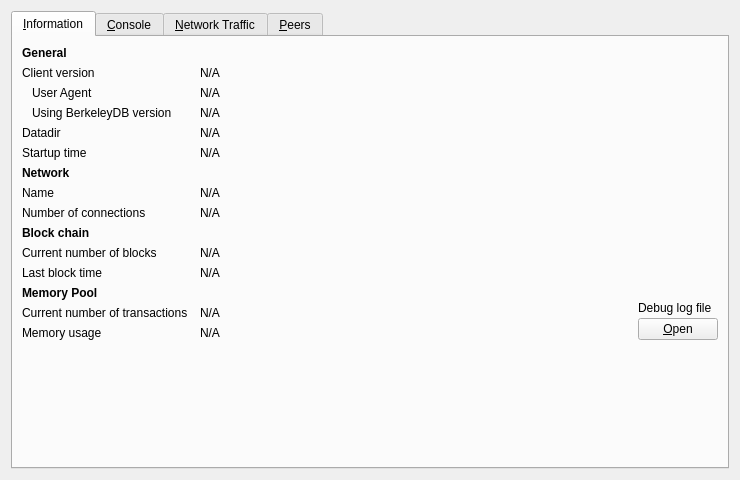
<?xml version="1.0" encoding="UTF-8"?>
<ui version="4.0">
 <class>RPCConsole</class>
 <widget class="QWidget" name="RPCConsole">
  <property name="geometry">
   <rect>
    <x>0</x>
    <y>0</y>
    <width>740</width>
    <height>430</height>
   </rect>
  </property>
  <property name="windowTitle">
   <string>Debug window</string>
  </property>
  <layout class="QVBoxLayout" name="verticalLayout_2">
   <item>
    <widget class="QTabWidget" name="tabWidget">
     <property name="currentIndex">
      <number>0</number>
     </property>
     <widget class="QWidget" name="tab_info">
      <attribute name="title">
       <string>&amp;Information</string>
      </attribute>
      <layout class="QGridLayout" name="gridLayout" columnstretch="0,1,0">
       <property name="horizontalSpacing">
        <number>12</number>
       </property>
       <item row="0" column="0">
        <widget class="QLabel" name="label_9">
         <property name="font">
          <font>
           <weight>75</weight>
           <bold>true</bold>
          </font>
         </property>
         <property name="text">
          <string>General</string>
         </property>
        </widget>
       </item>
       <item row="1" column="0">
        <widget class="QLabel" name="label_6">
         <property name="text">
          <string>Client version</string>
         </property>
        </widget>
       </item>
       <item row="1" column="1" colspan="2">
        <widget class="QLabel" name="clientVersion">
         <property name="cursor">
          <cursorShape>IBeamCursor</cursorShape>
         </property>
         <property name="text">
          <string>N/A</string>
         </property>
         <property name="textFormat">
          <enum>Qt::PlainText</enum>
         </property>
         <property name="textInteractionFlags">
          <set>Qt::LinksAccessibleByMouse|Qt::TextSelectableByKeyboard|Qt::TextSelectableByMouse</set>
         </property>
        </widget>
       </item>
       <item row="2" column="0">
        <widget class="QLabel" name="labelClientUserAgent">
         <property name="text">
          <string>User Agent</string>
         </property>
         <property name="indent">
          <number>10</number>
         </property>
        </widget>
       </item>
       <item row="2" column="1" colspan="2">
        <widget class="QLabel" name="clientUserAgent">
         <property name="cursor">
          <cursorShape>IBeamCursor</cursorShape>
         </property>
         <property name="text">
          <string>N/A</string>
         </property>
         <property name="textFormat">
          <enum>Qt::PlainText</enum>
         </property>
         <property name="textInteractionFlags">
          <set>Qt::LinksAccessibleByMouse|Qt::TextSelectableByKeyboard|Qt::TextSelectableByMouse</set>
         </property>
        </widget>
       </item>
       <item row="3" column="0">
        <widget class="QLabel" name="label_berkeleyDBVersion">
         <property name="text">
          <string>Using BerkeleyDB version</string>
         </property>
         <property name="indent">
          <number>10</number>
         </property>
        </widget>
       </item>
       <item row="3" column="1" colspan="2">
        <widget class="QLabel" name="berkeleyDBVersion">
         <property name="cursor">
          <cursorShape>IBeamCursor</cursorShape>
         </property>
         <property name="text">
          <string>N/A</string>
         </property>
         <property name="textFormat">
          <enum>Qt::PlainText</enum>
         </property>
         <property name="textInteractionFlags">
          <set>Qt::LinksAccessibleByMouse|Qt::TextSelectableByKeyboard|Qt::TextSelectableByMouse</set>
         </property>
        </widget>
       </item>
       <item row="4" column="0">
        <widget class="QLabel" name="label_12">
         <property name="text">
          <string>Datadir</string>
         </property>
        </widget>
       </item>
       <item row="4" column="1" colspan="2">
        <widget class="QLabel" name="dataDir">
         <property name="cursor">
          <cursorShape>IBeamCursor</cursorShape>
         </property>
         <property name="text">
          <string>N/A</string>
         </property>
         <property name="textFormat">
          <enum>Qt::PlainText</enum>
         </property>
         <property name="wordWrap">
          <bool>true</bool>
         </property>
         <property name="textInteractionFlags">
          <set>Qt::LinksAccessibleByMouse|Qt::TextSelectableByKeyboard|Qt::TextSelectableByMouse</set>
         </property>
        </widget>
       </item>
       <item row="5" column="0">
        <widget class="QLabel" name="label_13">
         <property name="text">
          <string>Startup time</string>
         </property>
        </widget>
       </item>
       <item row="5" column="1" colspan="2">
        <widget class="QLabel" name="startupTime">
         <property name="cursor">
          <cursorShape>IBeamCursor</cursorShape>
         </property>
         <property name="text">
          <string>N/A</string>
         </property>
         <property name="textFormat">
          <enum>Qt::PlainText</enum>
         </property>
         <property name="textInteractionFlags">
          <set>Qt::LinksAccessibleByMouse|Qt::TextSelectableByKeyboard|Qt::TextSelectableByMouse</set>
         </property>
        </widget>
       </item>
       <item row="6" column="0">
           <widget class="QLabel" name="labelNetwork">
               <property name="font">
                   <font>
                       <weight>75</weight>
                       <bold>true</bold>
                   </font>
               </property>
               <property name="text">
                   <string>Network</string>
               </property>
           </widget>
       </item>
       <item row="7" column="0">
        <widget class="QLabel" name="label_8">
         <property name="text">
          <string>Name</string>
         </property>
        </widget>
       </item>
       <item row="7" column="1" colspan="2">
        <widget class="QLabel" name="networkName">
         <property name="cursor">
          <cursorShape>IBeamCursor</cursorShape>
         </property>
         <property name="text">
          <string>N/A</string>
         </property>
         <property name="textFormat">
          <enum>Qt::PlainText</enum>
         </property>
         <property name="textInteractionFlags">
          <set>Qt::LinksAccessibleByMouse|Qt::TextSelectableByKeyboard|Qt::TextSelectableByMouse</set>
         </property>
        </widget>
       </item>
       <item row="8" column="0">
        <widget class="QLabel" name="label_7">
         <property name="text">
          <string>Number of connections</string>
         </property>
        </widget>
       </item>
       <item row="8" column="1" colspan="2">
        <widget class="QLabel" name="numberOfConnections">
         <property name="cursor">
          <cursorShape>IBeamCursor</cursorShape>
         </property>
         <property name="text">
          <string>N/A</string>
         </property>
         <property name="textFormat">
          <enum>Qt::PlainText</enum>
         </property>
         <property name="textInteractionFlags">
          <set>Qt::LinksAccessibleByMouse|Qt::TextSelectableByKeyboard|Qt::TextSelectableByMouse</set>
         </property>
        </widget>
       </item>
       <item row="9" column="0">
        <widget class="QLabel" name="label_10">
         <property name="font">
          <font>
           <weight>75</weight>
           <bold>true</bold>
          </font>
         </property>
         <property name="text">
          <string>Block chain</string>
         </property>
        </widget>
       </item>
       <item row="10" column="0">
        <widget class="QLabel" name="label_3">
         <property name="text">
          <string>Current number of blocks</string>
         </property>
        </widget>
       </item>
       <item row="10" column="1" colspan="2">
        <widget class="QLabel" name="numberOfBlocks">
         <property name="cursor">
          <cursorShape>IBeamCursor</cursorShape>
         </property>
         <property name="text">
          <string>N/A</string>
         </property>
         <property name="textFormat">
          <enum>Qt::PlainText</enum>
         </property>
         <property name="textInteractionFlags">
          <set>Qt::LinksAccessibleByMouse|Qt::TextSelectableByKeyboard|Qt::TextSelectableByMouse</set>
         </property>
        </widget>
       </item>
       <item row="11" column="0">
        <widget class="QLabel" name="labelLastBlockTime">
         <property name="text">
          <string>Last block time</string>
         </property>
        </widget>
       </item>
       <item row="11" column="1" colspan="2">
        <widget class="QLabel" name="lastBlockTime">
         <property name="cursor">
          <cursorShape>IBeamCursor</cursorShape>
         </property>
         <property name="text">
          <string>N/A</string>
         </property>
         <property name="textFormat">
          <enum>Qt::PlainText</enum>
         </property>
         <property name="textInteractionFlags">
          <set>Qt::LinksAccessibleByMouse|Qt::TextSelectableByKeyboard|Qt::TextSelectableByMouse</set>
         </property>
        </widget>
       </item>
       <item row="12" column="0">
        <widget class="QLabel" name="labelMempoolTitle">
         <property name="font">
          <font>
           <weight>75</weight>
           <bold>true</bold>
          </font>
         </property>
         <property name="text">
          <string>Memory Pool</string>
         </property>
        </widget>
       </item>
       <item row="13" column="0">
        <widget class="QLabel" name="labelNumberOfTransactions">
         <property name="text">
          <string>Current number of transactions</string>
         </property>
        </widget>
       </item>
       <item row="13" column="1">
        <widget class="QLabel" name="mempoolNumberTxs">
         <property name="cursor">
          <cursorShape>IBeamCursor</cursorShape>
         </property>
         <property name="text">
          <string>N/A</string>
         </property>
         <property name="textFormat">
          <enum>Qt::PlainText</enum>
         </property>
         <property name="textInteractionFlags">
          <set>Qt::LinksAccessibleByMouse|Qt::TextSelectableByKeyboard|Qt::TextSelectableByMouse</set>
         </property>
        </widget>
       </item>
       <item row="14" column="0">
        <widget class="QLabel" name="labelMemoryUsage">
         <property name="text">
          <string>Memory usage</string>
         </property>
        </widget>
       </item>
       <item row="14" column="1">
        <widget class="QLabel" name="mempoolSize">
         <property name="cursor">
          <cursorShape>IBeamCursor</cursorShape>
         </property>
         <property name="text">
          <string>N/A</string>
         </property>
         <property name="textFormat">
          <enum>Qt::PlainText</enum>
         </property>
         <property name="textInteractionFlags">
          <set>Qt::LinksAccessibleByMouse|Qt::TextSelectableByKeyboard|Qt::TextSelectableByMouse</set>
         </property>
        </widget>
       </item>
       <item row="12" column="2" rowspan="3">
        <layout class="QVBoxLayout" name="verticalLayoutDebugButton">
         <property name="spacing">
          <number>3</number>
         </property>
         <item>
          <spacer name="verticalSpacer_2">
           <property name="orientation">
            <enum>Qt::Vertical</enum>
           </property>
           <property name="sizeHint" stdset="0">
            <size>
             <width>10</width>
             <height>5</height>
            </size>
           </property>
          </spacer>
         </item>
         <item>
          <widget class="QLabel" name="labelDebugLogfile">
           <property name="text">
            <string>Debug log file</string>
           </property>
          </widget>
         </item>
         <item>
          <widget class="QPushButton" name="openDebugLogfileButton">
           <property name="toolTip">
            <string>Open the %1 debug log file from the current data directory. This can take a few seconds for large log files.</string>
           </property>
           <property name="text">
            <string>&amp;Open</string>
           </property>
           <property name="autoDefault">
            <bool>false</bool>
           </property>
          </widget>
         </item>
        </layout>
       </item>
       <item row="15" column="0">
        <spacer name="verticalSpacer">
         <property name="orientation">
          <enum>Qt::Vertical</enum>
         </property>
         <property name="sizeHint" stdset="0">
          <size>
           <width>20</width>
           <height>40</height>
          </size>
         </property>
        </spacer>
       </item>
      </layout>
     </widget>
     <widget class="QWidget" name="tab_console">
      <attribute name="title">
       <string>&amp;Console</string>
      </attribute>
      <layout class="QVBoxLayout" name="verticalLayout_3">
       <property name="spacing">
        <number>3</number>
       </property>
       <property name="bottomMargin">
        <number>5</number>
       </property>
       <item>
        <layout class="QHBoxLayout" name="horizontalLayout">
         <property name="spacing">
          <number>4</number>
         </property>
         <item>
          <widget class="QLabel" name="WalletSelectorLabel">
           <property name="text">
            <string>Wallet: </string>
           </property>
          </widget>
         </item>
         <item>
          <widget class="QComboBox" name="WalletSelector">
           <item>
            <property name="text">
             <string>(none)</string>
            </property>
           </item>
          </widget>
         </item>
         <item>
          <spacer name="horizontalSpacer">
           <property name="orientation">
            <enum>Qt::Horizontal</enum>
           </property>
           <property name="sizeHint" stdset="0">
            <size>
             <width>40</width>
             <height>20</height>
            </size>
           </property>
          </spacer>
         </item>
         <item>
          <widget class="QPushButton" name="fontSmallerButton">
           <property name="maximumSize">
            <size>
             <width>24</width>
             <height>24</height>
            </size>
           </property>
           <property name="text">
            <string/>
           </property>
           <property name="toolTip">
            <string>Decrease font size</string>
           </property>
           <property name="icon">
            <iconset resource="../igocoin.qrc">
             <normaloff>:/icons/fontsmaller</normaloff>:/icons/fontsmaller</iconset>
           </property>
           <property name="iconSize">
            <size>
             <width>24</width>
             <height>16</height>
            </size>
           </property>
           <property name="autoDefault">
            <bool>false</bool>
           </property>
           <property name="flat">
            <bool>true</bool>
           </property>
          </widget>
         </item>
         <item>
          <widget class="QPushButton" name="fontBiggerButton">
           <property name="maximumSize">
            <size>
             <width>24</width>
             <height>24</height>
            </size>
           </property>
           <property name="toolTip">
            <string>Increase font size</string>
           </property>
           <property name="text">
            <string/>
           </property>
           <property name="icon">
            <iconset resource="../igocoin.qrc">
             <normaloff>:/icons/fontbigger</normaloff>:/icons/fontbigger</iconset>
           </property>
           <property name="iconSize">
            <size>
             <width>24</width>
             <height>16</height>
            </size>
           </property>
           <property name="autoDefault">
            <bool>false</bool>
           </property>
           <property name="flat">
            <bool>true</bool>
           </property>
          </widget>
         </item>
         <item>
          <widget class="QPushButton" name="clearButton">
           <property name="maximumSize">
            <size>
             <width>24</width>
             <height>24</height>
            </size>
           </property>
           <property name="toolTip">
            <string>Clear console</string>
           </property>
           <property name="layoutDirection">
            <enum>Qt::LeftToRight</enum>
           </property>
           <property name="text">
            <string/>
           </property>
           <property name="icon">
            <iconset resource="../igocoin.qrc">
             <normaloff>:/icons/remove</normaloff>:/icons/remove</iconset>
           </property>
           <property name="shortcut">
            <string notr="true">Ctrl+L</string>
           </property>
           <property name="autoDefault">
            <bool>false</bool>
           </property>
           <property name="flat">
            <bool>true</bool>
           </property>
          </widget>
         </item>
        </layout>
       </item>
       <item>
        <widget class="QTextEdit" name="messagesWidget">
         <property name="minimumSize">
          <size>
           <width>0</width>
           <height>100</height>
          </size>
         </property>
         <property name="readOnly">
          <bool>true</bool>
         </property>
         <property name="tabKeyNavigation" stdset="0">
          <bool>false</bool>
         </property>
         <property name="columnCount" stdset="0">
          <number>2</number>
         </property>
        </widget>
       </item>
       <item>
        <layout class="QHBoxLayout" name="horizontalLayoutPrompt">
         <property name="spacing">
          <number>3</number>
         </property>
         <item>
          <widget class="QPushButton" name="promptIcon">
           <property name="enabled">
            <bool>false</bool>
           </property>
           <property name="maximumSize">
            <size>
             <width>16</width>
             <height>24</height>
            </size>
           </property>
           <property name="text">
            <string/>
           </property>
           <property name="icon">
            <iconset resource="../igocoin.qrc">
             <normaloff>:/icons/prompticon</normaloff>
             <disabledoff>:/icons/prompticon</disabledoff>:/icons/prompticon</iconset>
           </property>
           <property name="iconSize">
            <size>
             <width>14</width>
             <height>14</height>
            </size>
           </property>
           <property name="autoDefault">
            <bool>false</bool>
           </property>
           <property name="flat">
            <bool>true</bool>
           </property>
          </widget>
         </item>
         <item>
          <widget class="QLineEdit" name="lineEdit">
           <property name="placeholderText">
            <string/>
           </property>
          </widget>
         </item>
        </layout>
       </item>
      </layout>
     </widget>
     <widget class="QWidget" name="tab_nettraffic">
      <attribute name="title">
       <string>&amp;Network Traffic</string>
      </attribute>
      <layout class="QHBoxLayout" name="horizontalLayout_3">
       <item>
        <layout class="QVBoxLayout" name="verticalLayout_4">
         <item>
          <widget class="TrafficGraphWidget" name="trafficGraph" native="true">
           <property name="sizePolicy">
            <sizepolicy hsizetype="Expanding" vsizetype="Expanding">
             <horstretch>0</horstretch>
             <verstretch>0</verstretch>
            </sizepolicy>
           </property>
          </widget>
         </item>
         <item>
          <layout class="QHBoxLayout" name="horizontalLayout_2">
           <item>
            <widget class="QSlider" name="sldGraphRange">
             <property name="minimum">
              <number>1</number>
             </property>
             <property name="maximum">
              <number>288</number>
             </property>
             <property name="pageStep">
              <number>12</number>
             </property>
             <property name="value">
              <number>6</number>
             </property>
             <property name="orientation">
              <enum>Qt::Horizontal</enum>
             </property>
            </widget>
           </item>
           <item>
            <widget class="QLabel" name="lblGraphRange">
             <property name="minimumSize">
              <size>
               <width>100</width>
               <height>0</height>
              </size>
             </property>
             <property name="alignment">
              <set>Qt::AlignCenter</set>
             </property>
            </widget>
           </item>
           <item>
            <widget class="QPushButton" name="btnClearTrafficGraph">
             <property name="text">
              <string>&amp;Reset</string>
             </property>
             <property name="autoDefault">
              <bool>false</bool>
             </property>
            </widget>
           </item>
          </layout>
         </item>
        </layout>
       </item>
       <item>
        <layout class="QVBoxLayout" name="verticalLayout">
         <item>
          <widget class="QGroupBox" name="groupBox">
           <property name="title">
            <string>Totals</string>
           </property>
           <layout class="QVBoxLayout" name="verticalLayout_5">
            <item>
             <layout class="QHBoxLayout" name="horizontalLayout_4">
              <item>
               <widget class="Line" name="line">
                <property name="sizePolicy">
                 <sizepolicy hsizetype="Fixed" vsizetype="Fixed">
                  <horstretch>0</horstretch>
                  <verstretch>0</verstretch>
                 </sizepolicy>
                </property>
                <property name="minimumSize">
                 <size>
                  <width>10</width>
                  <height>0</height>
                 </size>
                </property>
                <property name="palette">
                 <palette>
                  <active>
                   <colorrole role="Light">
                    <brush brushstyle="SolidPattern">
                     <color alpha="255">
                      <red>0</red>
                      <green>255</green>
                      <blue>0</blue>
                     </color>
                    </brush>
                   </colorrole>
                  </active>
                  <inactive>
                   <colorrole role="Light">
                    <brush brushstyle="SolidPattern">
                     <color alpha="255">
                      <red>0</red>
                      <green>255</green>
                      <blue>0</blue>
                     </color>
                    </brush>
                   </colorrole>
                  </inactive>
                  <disabled>
                   <colorrole role="Light">
                    <brush brushstyle="SolidPattern">
                     <color alpha="255">
                      <red>0</red>
                      <green>255</green>
                      <blue>0</blue>
                     </color>
                    </brush>
                   </colorrole>
                  </disabled>
                 </palette>
                </property>
                <property name="orientation">
                 <enum>Qt::Horizontal</enum>
                </property>
               </widget>
              </item>
              <item>
               <widget class="QLabel" name="label_16">
                <property name="text">
                 <string>Received</string>
                </property>
               </widget>
              </item>
              <item>
               <widget class="QLabel" name="lblBytesIn">
                <property name="minimumSize">
                 <size>
                  <width>50</width>
                  <height>0</height>
                 </size>
                </property>
                <property name="alignment">
                 <set>Qt::AlignRight|Qt::AlignTrailing|Qt::AlignVCenter</set>
                </property>
               </widget>
              </item>
             </layout>
            </item>
            <item>
             <layout class="QHBoxLayout" name="horizontalLayout_5">
              <item>
               <widget class="Line" name="line_2">
                <property name="sizePolicy">
                 <sizepolicy hsizetype="Fixed" vsizetype="Fixed">
                  <horstretch>0</horstretch>
                  <verstretch>0</verstretch>
                 </sizepolicy>
                </property>
                <property name="minimumSize">
                 <size>
                  <width>10</width>
                  <height>0</height>
                 </size>
                </property>
                <property name="palette">
                 <palette>
                  <active>
                   <colorrole role="Light">
                    <brush brushstyle="SolidPattern">
                     <color alpha="255">
                      <red>255</red>
                      <green>0</green>
                      <blue>0</blue>
                     </color>
                    </brush>
                   </colorrole>
                  </active>
                  <inactive>
                   <colorrole role="Light">
                    <brush brushstyle="SolidPattern">
                     <color alpha="255">
                      <red>255</red>
                      <green>0</green>
                      <blue>0</blue>
                     </color>
                    </brush>
                   </colorrole>
                  </inactive>
                  <disabled>
                   <colorrole role="Light">
                    <brush brushstyle="SolidPattern">
                     <color alpha="255">
                      <red>255</red>
                      <green>0</green>
                      <blue>0</blue>
                     </color>
                    </brush>
                   </colorrole>
                  </disabled>
                 </palette>
                </property>
                <property name="orientation">
                 <enum>Qt::Horizontal</enum>
                </property>
               </widget>
              </item>
              <item>
               <widget class="QLabel" name="label_17">
                <property name="text">
                 <string>Sent</string>
                </property>
               </widget>
              </item>
              <item>
               <widget class="QLabel" name="lblBytesOut">
                <property name="minimumSize">
                 <size>
                  <width>50</width>
                  <height>0</height>
                 </size>
                </property>
                <property name="alignment">
                 <set>Qt::AlignRight|Qt::AlignTrailing|Qt::AlignVCenter</set>
                </property>
               </widget>
              </item>
             </layout>
            </item>
            <item>
             <spacer name="verticalSpacer_4">
              <property name="orientation">
               <enum>Qt::Vertical</enum>
              </property>
              <property name="sizeHint" stdset="0">
               <size>
                <width>20</width>
                <height>407</height>
               </size>
              </property>
             </spacer>
            </item>
           </layout>
          </widget>
         </item>
        </layout>
       </item>
      </layout>
     </widget>
     <widget class="QWidget" name="tab_peers">
      <attribute name="title">
       <string>&amp;Peers</string>
      </attribute>
      <layout class="QGridLayout" name="gridLayout_2">
       <item row="0" column="0" rowspan="2">
        <layout class="QVBoxLayout" name="verticalLayout_101">
         <property name="spacing">
          <number>0</number>
         </property>
         <item>
          <widget class="QTableView" name="peerWidget">
           <property name="horizontalScrollBarPolicy">
            <enum>Qt::ScrollBarAsNeeded</enum>
           </property>
           <property name="tabKeyNavigation">
            <bool>false</bool>
           </property>
           <property name="sortingEnabled">
            <bool>true</bool>
           </property>
           <attribute name="horizontalHeaderHighlightSections">
            <bool>false</bool>
           </attribute>
          </widget>
         </item>
         <item>
          <widget class="QLabel" name="banHeading">
           <property name="sizePolicy">
            <sizepolicy hsizetype="Preferred" vsizetype="Minimum">
             <horstretch>0</horstretch>
             <verstretch>0</verstretch>
            </sizepolicy>
           </property>
           <property name="minimumSize">
            <size>
             <width>300</width>
             <height>32</height>
            </size>
           </property>
           <property name="maximumSize">
            <size>
             <width>16777215</width>
             <height>32</height>
            </size>
           </property>
           <property name="font">
            <font>
             <pointsize>12</pointsize>
            </font>
           </property>
           <property name="cursor">
            <cursorShape>IBeamCursor</cursorShape>
           </property>
           <property name="text">
            <string>Banned peers</string>
           </property>
           <property name="alignment">
            <set>Qt::AlignBottom|Qt::AlignLeading|Qt::AlignLeft</set>
           </property>
           <property name="wordWrap">
            <bool>true</bool>
           </property>
           <property name="textInteractionFlags">
            <set>Qt::NoTextInteraction</set>
           </property>
          </widget>
         </item>
         <item>
          <widget class="QTableView" name="banlistWidget">
           <property name="sizePolicy">
            <sizepolicy hsizetype="Expanding" vsizetype="Expanding">
             <horstretch>0</horstretch>
             <verstretch>0</verstretch>
            </sizepolicy>
           </property>
           <property name="horizontalScrollBarPolicy">
            <enum>Qt::ScrollBarAsNeeded</enum>
           </property>
           <property name="tabKeyNavigation">
            <bool>false</bool>
           </property>
           <property name="sortingEnabled">
            <bool>true</bool>
           </property>
           <attribute name="horizontalHeaderHighlightSections">
            <bool>false</bool>
           </attribute>
          </widget>
         </item>
        </layout>
       </item>
       <item row="0" column="1">
        <widget class="QLabel" name="peerHeading">
         <property name="sizePolicy">
          <sizepolicy hsizetype="Preferred" vsizetype="Minimum">
           <horstretch>0</horstretch>
           <verstretch>0</verstretch>
          </sizepolicy>
         </property>
         <property name="minimumSize">
          <size>
           <width>300</width>
           <height>32</height>
          </size>
         </property>
         <property name="font">
          <font>
           <pointsize>10</pointsize>
          </font>
         </property>
         <property name="cursor">
          <cursorShape>IBeamCursor</cursorShape>
         </property>
         <property name="text">
          <string>Select a peer to view detailed information.</string>
         </property>
         <property name="alignment">
          <set>Qt::AlignHCenter|Qt::AlignTop</set>
         </property>
         <property name="wordWrap">
          <bool>true</bool>
         </property>
         <property name="textInteractionFlags">
          <set>Qt::LinksAccessibleByMouse|Qt::TextSelectableByKeyboard|Qt::TextSelectableByMouse</set>
         </property>
        </widget>
       </item>
       <item row="1" column="1">
        <widget class="QWidget" name="detailWidget" native="true">
         <property name="minimumSize">
          <size>
           <width>300</width>
           <height>0</height>
          </size>
         </property>
         <layout class="QGridLayout" name="gridLayout_3">
          <item row="0" column="0">
           <widget class="QLabel" name="label_30">
            <property name="text">
             <string>Whitelisted</string>
            </property>
           </widget>
          </item>
          <item row="0" column="2">
           <widget class="QLabel" name="peerWhitelisted">
            <property name="cursor">
             <cursorShape>IBeamCursor</cursorShape>
            </property>
            <property name="text">
             <string>N/A</string>
            </property>
            <property name="textFormat">
             <enum>Qt::PlainText</enum>
            </property>
            <property name="textInteractionFlags">
             <set>Qt::LinksAccessibleByMouse|Qt::TextSelectableByKeyboard|Qt::TextSelectableByMouse</set>
            </property>
           </widget>
          </item>
          <item row="1" column="0">
           <widget class="QLabel" name="label_23">
            <property name="text">
             <string>Direction</string>
            </property>
           </widget>
          </item>
          <item row="1" column="2">
           <widget class="QLabel" name="peerDirection">
            <property name="cursor">
             <cursorShape>IBeamCursor</cursorShape>
            </property>
            <property name="text">
             <string>N/A</string>
            </property>
            <property name="textFormat">
             <enum>Qt::PlainText</enum>
            </property>
            <property name="textInteractionFlags">
             <set>Qt::LinksAccessibleByMouse|Qt::TextSelectableByKeyboard|Qt::TextSelectableByMouse</set>
            </property>
           </widget>
          </item>
          <item row="2" column="0">
           <widget class="QLabel" name="label_21">
            <property name="text">
             <string>Version</string>
            </property>
           </widget>
          </item>
          <item row="2" column="2">
           <widget class="QLabel" name="peerVersion">
            <property name="cursor">
             <cursorShape>IBeamCursor</cursorShape>
            </property>
            <property name="text">
             <string>N/A</string>
            </property>
            <property name="textFormat">
             <enum>Qt::PlainText</enum>
            </property>
            <property name="textInteractionFlags">
             <set>Qt::LinksAccessibleByMouse|Qt::TextSelectableByKeyboard|Qt::TextSelectableByMouse</set>
            </property>
           </widget>
          </item>
          <item row="3" column="0">
           <widget class="QLabel" name="label_28">
            <property name="text">
             <string>User Agent</string>
            </property>
           </widget>
          </item>
          <item row="3" column="2">
           <widget class="QLabel" name="peerSubversion">
            <property name="cursor">
             <cursorShape>IBeamCursor</cursorShape>
            </property>
            <property name="text">
             <string>N/A</string>
            </property>
            <property name="textFormat">
             <enum>Qt::PlainText</enum>
            </property>
            <property name="textInteractionFlags">
             <set>Qt::LinksAccessibleByMouse|Qt::TextSelectableByKeyboard|Qt::TextSelectableByMouse</set>
            </property>
           </widget>
          </item>
          <item row="4" column="0">
           <widget class="QLabel" name="label_4">
            <property name="text">
             <string>Services</string>
            </property>
           </widget>
          </item>
          <item row="4" column="2">
           <widget class="QLabel" name="peerServices">
            <property name="cursor">
             <cursorShape>IBeamCursor</cursorShape>
            </property>
            <property name="text">
             <string>N/A</string>
            </property>
            <property name="textFormat">
             <enum>Qt::PlainText</enum>
            </property>
            <property name="textInteractionFlags">
             <set>Qt::LinksAccessibleByMouse|Qt::TextSelectableByKeyboard|Qt::TextSelectableByMouse</set>
            </property>
           </widget>
          </item>
          <item row="5" column="0">
           <widget class="QLabel" name="label_29">
            <property name="text">
             <string>Starting Block</string>
            </property>
           </widget>
          </item>
          <item row="5" column="2">
           <widget class="QLabel" name="peerHeight">
            <property name="cursor">
             <cursorShape>IBeamCursor</cursorShape>
            </property>
            <property name="text">
             <string>N/A</string>
            </property>
            <property name="textFormat">
             <enum>Qt::PlainText</enum>
            </property>
            <property name="textInteractionFlags">
             <set>Qt::LinksAccessibleByMouse|Qt::TextSelectableByKeyboard|Qt::TextSelectableByMouse</set>
            </property>
           </widget>
          </item>
          <item row="6" column="0">
           <widget class="QLabel" name="label_27">
            <property name="text">
             <string>Synced Headers</string>
            </property>
           </widget>
          </item>
          <item row="6" column="2">
           <widget class="QLabel" name="peerSyncHeight">
            <property name="cursor">
             <cursorShape>IBeamCursor</cursorShape>
            </property>
            <property name="text">
             <string>N/A</string>
            </property>
            <property name="textFormat">
             <enum>Qt::PlainText</enum>
            </property>
            <property name="textInteractionFlags">
             <set>Qt::LinksAccessibleByMouse|Qt::TextSelectableByKeyboard|Qt::TextSelectableByMouse</set>
            </property>
           </widget>
          </item>
          <item row="7" column="0">
           <widget class="QLabel" name="label_25">
            <property name="text">
             <string>Synced Blocks</string>
            </property>
           </widget>
          </item>
          <item row="7" column="2">
           <widget class="QLabel" name="peerCommonHeight">
            <property name="cursor">
             <cursorShape>IBeamCursor</cursorShape>
            </property>
            <property name="text">
             <string>N/A</string>
            </property>
            <property name="textFormat">
             <enum>Qt::PlainText</enum>
            </property>
            <property name="textInteractionFlags">
             <set>Qt::LinksAccessibleByMouse|Qt::TextSelectableByKeyboard|Qt::TextSelectableByMouse</set>
            </property>
           </widget>
          </item>
          <item row="8" column="0">
           <widget class="QLabel" name="label_24">
            <property name="text">
             <string>Ban Score</string>
            </property>
           </widget>
          </item>
          <item row="8" column="2">
           <widget class="QLabel" name="peerBanScore">
            <property name="cursor">
             <cursorShape>IBeamCursor</cursorShape>
            </property>
            <property name="text">
             <string>N/A</string>
            </property>
            <property name="textFormat">
             <enum>Qt::PlainText</enum>
            </property>
            <property name="textInteractionFlags">
             <set>Qt::LinksAccessibleByMouse|Qt::TextSelectableByKeyboard|Qt::TextSelectableByMouse</set>
            </property>
           </widget>
          </item>
          <item row="9" column="0">
           <widget class="QLabel" name="label_22">
            <property name="text">
             <string>Connection Time</string>
            </property>
           </widget>
          </item>
          <item row="9" column="2">
           <widget class="QLabel" name="peerConnTime">
            <property name="cursor">
             <cursorShape>IBeamCursor</cursorShape>
            </property>
            <property name="text">
             <string>N/A</string>
            </property>
            <property name="textFormat">
             <enum>Qt::PlainText</enum>
            </property>
            <property name="textInteractionFlags">
             <set>Qt::LinksAccessibleByMouse|Qt::TextSelectableByKeyboard|Qt::TextSelectableByMouse</set>
            </property>
           </widget>
          </item>
          <item row="10" column="0">
           <widget class="QLabel" name="label_15">
            <property name="text">
             <string>Last Send</string>
            </property>
           </widget>
          </item>
          <item row="10" column="2">
           <widget class="QLabel" name="peerLastSend">
            <property name="cursor">
             <cursorShape>IBeamCursor</cursorShape>
            </property>
            <property name="text">
             <string>N/A</string>
            </property>
            <property name="textFormat">
             <enum>Qt::PlainText</enum>
            </property>
            <property name="textInteractionFlags">
             <set>Qt::LinksAccessibleByMouse|Qt::TextSelectableByKeyboard|Qt::TextSelectableByMouse</set>
            </property>
           </widget>
          </item>
          <item row="11" column="0">
           <widget class="QLabel" name="label_19">
            <property name="text">
             <string>Last Receive</string>
            </property>
           </widget>
          </item>
          <item row="11" column="2">
           <widget class="QLabel" name="peerLastRecv">
            <property name="cursor">
             <cursorShape>IBeamCursor</cursorShape>
            </property>
            <property name="text">
             <string>N/A</string>
            </property>
            <property name="textFormat">
             <enum>Qt::PlainText</enum>
            </property>
            <property name="textInteractionFlags">
             <set>Qt::LinksAccessibleByMouse|Qt::TextSelectableByKeyboard|Qt::TextSelectableByMouse</set>
            </property>
           </widget>
          </item>
          <item row="12" column="0">
           <widget class="QLabel" name="label_18">
            <property name="text">
             <string>Sent</string>
            </property>
           </widget>
          </item>
          <item row="12" column="2">
           <widget class="QLabel" name="peerBytesSent">
            <property name="cursor">
             <cursorShape>IBeamCursor</cursorShape>
            </property>
            <property name="text">
             <string>N/A</string>
            </property>
            <property name="textFormat">
             <enum>Qt::PlainText</enum>
            </property>
            <property name="textInteractionFlags">
             <set>Qt::LinksAccessibleByMouse|Qt::TextSelectableByKeyboard|Qt::TextSelectableByMouse</set>
            </property>
           </widget>
          </item>
          <item row="13" column="0">
           <widget class="QLabel" name="label_20">
            <property name="text">
             <string>Received</string>
            </property>
           </widget>
          </item>
          <item row="13" column="2">
           <widget class="QLabel" name="peerBytesRecv">
            <property name="cursor">
             <cursorShape>IBeamCursor</cursorShape>
            </property>
            <property name="text">
             <string>N/A</string>
            </property>
            <property name="textFormat">
             <enum>Qt::PlainText</enum>
            </property>
            <property name="textInteractionFlags">
             <set>Qt::LinksAccessibleByMouse|Qt::TextSelectableByKeyboard|Qt::TextSelectableByMouse</set>
            </property>
           </widget>
          </item>
          <item row="14" column="0">
           <widget class="QLabel" name="label_26">
            <property name="text">
             <string>Ping Time</string>
            </property>
           </widget>
          </item>
          <item row="14" column="2">
           <widget class="QLabel" name="peerPingTime">
            <property name="cursor">
             <cursorShape>IBeamCursor</cursorShape>
            </property>
            <property name="text">
             <string>N/A</string>
            </property>
            <property name="textFormat">
             <enum>Qt::PlainText</enum>
            </property>
            <property name="textInteractionFlags">
             <set>Qt::LinksAccessibleByMouse|Qt::TextSelectableByKeyboard|Qt::TextSelectableByMouse</set>
            </property>
           </widget>
          </item>
          <item row="15" column="0">
           <widget class="QLabel" name="peerPingWaitLabel">
            <property name="toolTip">
             <string>The duration of a currently outstanding ping.</string>
            </property>
            <property name="text">
             <string>Ping Wait</string>
            </property>
           </widget>
          </item>
          <item row="15" column="2">
           <widget class="QLabel" name="peerPingWait">
            <property name="cursor">
             <cursorShape>IBeamCursor</cursorShape>
            </property>
            <property name="text">
             <string>N/A</string>
            </property>
            <property name="textFormat">
             <enum>Qt::PlainText</enum>
            </property>
            <property name="textInteractionFlags">
             <set>Qt::LinksAccessibleByMouse|Qt::TextSelectableByKeyboard|Qt::TextSelectableByMouse</set>
            </property>
           </widget>
          </item>
          <item row="16" column="0">
           <widget class="QLabel" name="peerMinPingLabel">
            <property name="text">
             <string>Min Ping</string>
            </property>
           </widget>
          </item>
          <item row="16" column="2">
           <widget class="QLabel" name="peerMinPing">
            <property name="cursor">
             <cursorShape>IBeamCursor</cursorShape>
            </property>
            <property name="text">
             <string>N/A</string>
            </property>
            <property name="textFormat">
             <enum>Qt::PlainText</enum>
            </property>
            <property name="textInteractionFlags">
             <set>Qt::LinksAccessibleByMouse|Qt::TextSelectableByKeyboard|Qt::TextSelectableByMouse</set>
            </property>
           </widget>
          </item>
          <item row="17" column="0">
           <widget class="QLabel" name="label_timeoffset">
            <property name="text">
             <string>Time Offset</string>
            </property>
           </widget>
          </item>
          <item row="17" column="2">
           <widget class="QLabel" name="timeoffset">
            <property name="cursor">
             <cursorShape>IBeamCursor</cursorShape>
            </property>
            <property name="text">
             <string>N/A</string>
            </property>
            <property name="textFormat">
             <enum>Qt::PlainText</enum>
            </property>
            <property name="textInteractionFlags">
             <set>Qt::LinksAccessibleByMouse|Qt::TextSelectableByKeyboard|Qt::TextSelectableByMouse</set>
            </property>
           </widget>
          </item>
          <item row="18" column="1">
           <spacer name="verticalSpacer_3">
            <property name="orientation">
             <enum>Qt::Vertical</enum>
            </property>
            <property name="sizeHint" stdset="0">
             <size>
              <width>20</width>
              <height>40</height>
             </size>
            </property>
           </spacer>
          </item>
         </layout>
        </widget>
       </item>
      </layout>
     </widget>
    </widget>
   </item>
  </layout>
 </widget>
 <customwidgets>
  <customwidget>
   <class>TrafficGraphWidget</class>
   <extends>QWidget</extends>
   <header>qt/trafficgraphwidget.h</header>
   <container>1</container>
   <slots>
    <slot>clear()</slot>
   </slots>
  </customwidget>
 </customwidgets>
 <resources>
  <include location="../igocoin.qrc"/>
 </resources>
 <connections/>
</ui>
